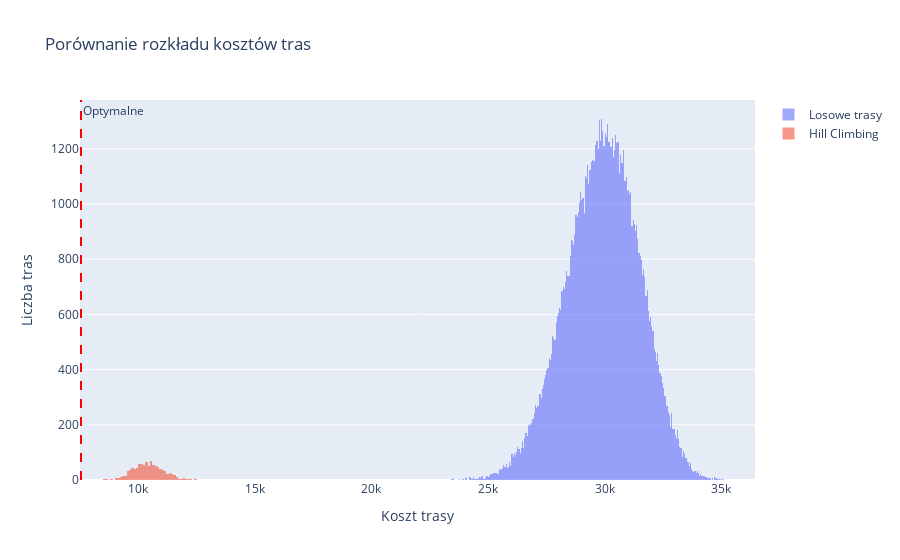

Notebook code cell kept with this figure:
### Code cell
fig = go.Figure()
fig.add_histogram(x=random_costs, name='Losowe trasy', opacity=0.6)
fig.add_histogram(x=costs, name='Hill Climbing', opacity=0.6)
fig.add_vline(x=tour_cost(optimal_tour), line_dash='dash', line_color='red', annotation_text='Optymalne')

fig.update_layout(
    barmode='overlay',
    title='Porównanie rozkładu kosztów tras',
    xaxis_title='Koszt trasy',
    yaxis_title='Liczba tras'
)
fig.show()

### Figure 1 — Plotly figure (JSON) as saved in the notebook; plotly's stock layout.template omitted (floating-point values rounded to 4 significant figures; data arrays with more than 128 entries replaced by an {"elided": "..."} marker saying what was removed)
{"data": [{"name": "Losowe trasy", "opacity": 0.6, "type": "histogram", "x": {"elided": "100000 int values"}}, {"name": "Hill Climbing", "opacity": 0.6, "type": "histogram", "x": {"elided": "1000 int values"}}], "layout": {"annotations": [{"showarrow": false, "text": "Optymalne", "x": 7542, "xanchor": "left", "xref": "x", "y": 1, "yanchor": "top", "yref": "y domain"}], "barmode": "overlay", "shapes": [{"line": {"color": "red", "dash": "dash"}, "type": "line", "x0": 7542, "x1": 7542, "xref": "x", "y0": 0, "y1": 1, "yref": "y domain"}], "title": {"text": "Porównanie rozkładu kosztów tras"}, "xaxis": {"title": {"text": "Koszt trasy"}}, "yaxis": {"title": {"text": "Liczba tras"}}}}
